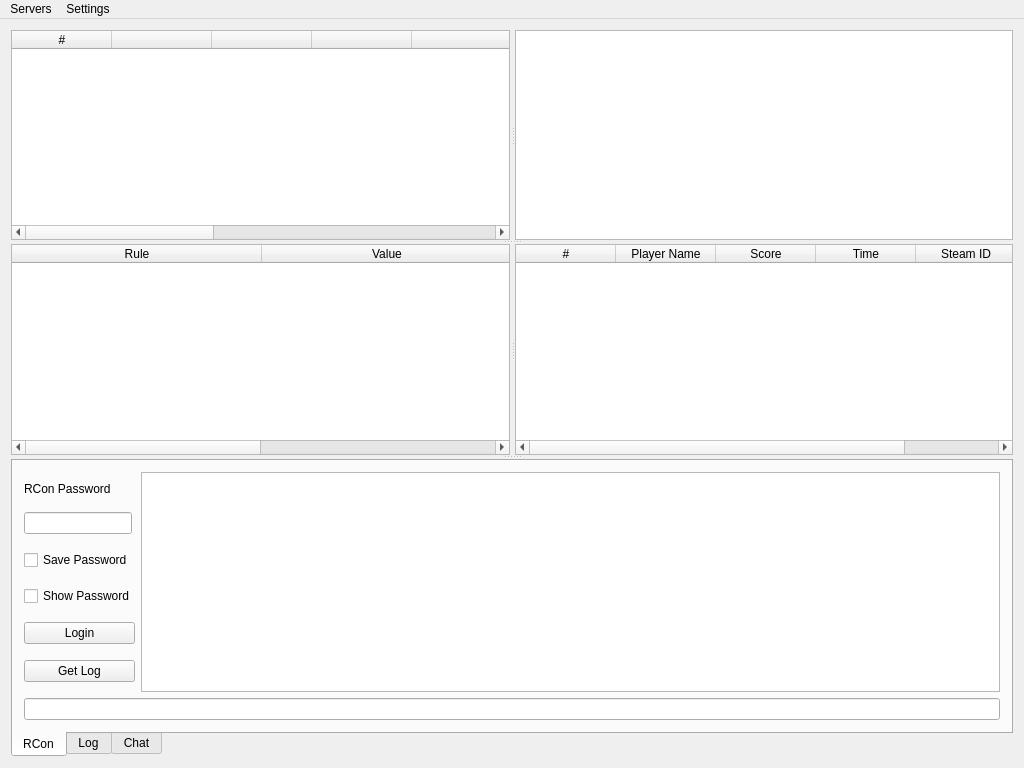
<?xml version="1.0" encoding="UTF-8"?>
<ui version="4.0">
 <class>MainWindow</class>
 <widget class="QMainWindow" name="MainWindow">
  <property name="windowModality">
   <enum>Qt::NonModal</enum>
  </property>
  <property name="geometry">
   <rect>
    <x>0</x>
    <y>0</y>
    <width>1024</width>
    <height>768</height>
   </rect>
  </property>
  <property name="minimumSize">
   <size>
    <width>1024</width>
    <height>768</height>
   </size>
  </property>
  <property name="windowTitle">
   <string>MainWindow</string>
  </property>
  <property name="toolButtonStyle">
   <enum>Qt::ToolButtonIconOnly</enum>
  </property>
  <widget class="QWidget" name="centralWidget">
   <layout class="QGridLayout" name="gridLayout_4">
    <item row="0" column="0">
     <widget class="QSplitter" name="splitter">
      <property name="orientation">
       <enum>Qt::Vertical</enum>
      </property>
      <widget class="QSplitter" name="browserSplitter">
       <property name="sizePolicy">
        <sizepolicy hsizetype="Expanding" vsizetype="Preferred">
         <horstretch>0</horstretch>
         <verstretch>0</verstretch>
        </sizepolicy>
       </property>
       <property name="frameShape">
        <enum>QFrame::NoFrame</enum>
       </property>
       <property name="frameShadow">
        <enum>QFrame::Plain</enum>
       </property>
       <property name="orientation">
        <enum>Qt::Horizontal</enum>
       </property>
       <property name="handleWidth">
        <number>5</number>
       </property>
       <widget class="QTableWidget" name="browserTable">
        <property name="enabled">
         <bool>true</bool>
        </property>
        <property name="contextMenuPolicy">
         <enum>Qt::CustomContextMenu</enum>
        </property>
        <property name="layoutDirection">
         <enum>Qt::LeftToRight</enum>
        </property>
        <property name="frameShape">
         <enum>QFrame::StyledPanel</enum>
        </property>
        <property name="frameShadow">
         <enum>QFrame::Sunken</enum>
        </property>
        <property name="editTriggers">
         <set>QAbstractItemView::NoEditTriggers</set>
        </property>
        <property name="showDropIndicator" stdset="0">
         <bool>false</bool>
        </property>
        <property name="dragEnabled">
         <bool>false</bool>
        </property>
        <property name="dragDropOverwriteMode">
         <bool>false</bool>
        </property>
        <property name="dragDropMode">
         <enum>QAbstractItemView::NoDragDrop</enum>
        </property>
        <property name="defaultDropAction">
         <enum>Qt::IgnoreAction</enum>
        </property>
        <property name="alternatingRowColors">
         <bool>false</bool>
        </property>
        <property name="selectionMode">
         <enum>QAbstractItemView::ExtendedSelection</enum>
        </property>
        <property name="selectionBehavior">
         <enum>QAbstractItemView::SelectRows</enum>
        </property>
        <property name="iconSize">
         <size>
          <width>0</width>
          <height>0</height>
         </size>
        </property>
        <property name="showGrid">
         <bool>false</bool>
        </property>
        <property name="sortingEnabled">
         <bool>true</bool>
        </property>
        <property name="wordWrap">
         <bool>false</bool>
        </property>
        <property name="columnCount">
         <number>10</number>
        </property>
        <attribute name="horizontalHeaderHighlightSections">
         <bool>false</bool>
        </attribute>
        <attribute name="horizontalHeaderStretchLastSection">
         <bool>false</bool>
        </attribute>
        <attribute name="verticalHeaderVisible">
         <bool>false</bool>
        </attribute>
        <attribute name="verticalHeaderDefaultSectionSize">
         <number>20</number>
        </attribute>
        <attribute name="verticalHeaderHighlightSections">
         <bool>false</bool>
        </attribute>
        <attribute name="verticalHeaderMinimumSectionSize">
         <number>20</number>
        </attribute>
        <column>
         <property name="text">
          <string>#</string>
         </property>
        </column>
        <column>
         <property name="text">
          <string/>
         </property>
        </column>
        <column>
         <property name="text">
          <string/>
         </property>
        </column>
        <column>
         <property name="text">
          <string/>
         </property>
        </column>
        <column>
         <property name="text">
          <string/>
         </property>
        </column>
        <column>
         <property name="text">
          <string>Server</string>
         </property>
        </column>
        <column>
         <property name="text">
          <string>Map</string>
         </property>
        </column>
        <column>
         <property name="text">
          <string>Players</string>
         </property>
        </column>
        <column>
         <property name="text">
          <string>Ping</string>
         </property>
        </column>
        <column>
         <property name="text">
          <string>Group</string>
         </property>
        </column>
       </widget>
       <widget class="QTableWidget" name="infoTable">
        <property name="enabled">
         <bool>true</bool>
        </property>
        <property name="sizePolicy">
         <sizepolicy hsizetype="Expanding" vsizetype="Expanding">
          <horstretch>0</horstretch>
          <verstretch>0</verstretch>
         </sizepolicy>
        </property>
        <property name="focusPolicy">
         <enum>Qt::StrongFocus</enum>
        </property>
        <property name="layoutDirection">
         <enum>Qt::LeftToRight</enum>
        </property>
        <property name="editTriggers">
         <set>QAbstractItemView::NoEditTriggers</set>
        </property>
        <property name="showDropIndicator" stdset="0">
         <bool>false</bool>
        </property>
        <property name="dragDropOverwriteMode">
         <bool>false</bool>
        </property>
        <property name="alternatingRowColors">
         <bool>true</bool>
        </property>
        <property name="selectionMode">
         <enum>QAbstractItemView::ContiguousSelection</enum>
        </property>
        <property name="selectionBehavior">
         <enum>QAbstractItemView::SelectRows</enum>
        </property>
        <property name="showGrid">
         <bool>false</bool>
        </property>
        <attribute name="horizontalHeaderVisible">
         <bool>false</bool>
        </attribute>
        <attribute name="horizontalHeaderShowSortIndicator" stdset="0">
         <bool>false</bool>
        </attribute>
        <attribute name="horizontalHeaderStretchLastSection">
         <bool>true</bool>
        </attribute>
        <attribute name="verticalHeaderVisible">
         <bool>false</bool>
        </attribute>
        <attribute name="verticalHeaderDefaultSectionSize">
         <number>25</number>
        </attribute>
        <column>
         <property name="text">
          <string>New Column</string>
         </property>
        </column>
        <column>
         <property name="text">
          <string>Value</string>
         </property>
        </column>
       </widget>
      </widget>
      <widget class="QSplitter" name="rulesSplitter">
       <property name="baseSize">
        <size>
         <width>0</width>
         <height>250</height>
        </size>
       </property>
       <property name="orientation">
        <enum>Qt::Horizontal</enum>
       </property>
       <property name="handleWidth">
        <number>5</number>
       </property>
       <widget class="QTableWidget" name="rulesTable">
        <property name="editTriggers">
         <set>QAbstractItemView::NoEditTriggers</set>
        </property>
        <property name="showDropIndicator" stdset="0">
         <bool>false</bool>
        </property>
        <property name="dragDropOverwriteMode">
         <bool>false</bool>
        </property>
        <property name="selectionMode">
         <enum>QAbstractItemView::ContiguousSelection</enum>
        </property>
        <property name="selectionBehavior">
         <enum>QAbstractItemView::SelectRows</enum>
        </property>
        <property name="showGrid">
         <bool>false</bool>
        </property>
        <property name="sortingEnabled">
         <bool>true</bool>
        </property>
        <property name="wordWrap">
         <bool>false</bool>
        </property>
        <attribute name="horizontalHeaderDefaultSectionSize">
         <number>250</number>
        </attribute>
        <attribute name="horizontalHeaderHighlightSections">
         <bool>false</bool>
        </attribute>
        <attribute name="verticalHeaderVisible">
         <bool>false</bool>
        </attribute>
        <attribute name="verticalHeaderDefaultSectionSize">
         <number>20</number>
        </attribute>
        <attribute name="verticalHeaderHighlightSections">
         <bool>false</bool>
        </attribute>
        <attribute name="verticalHeaderMinimumSectionSize">
         <number>20</number>
        </attribute>
        <column>
         <property name="text">
          <string>Rule</string>
         </property>
        </column>
        <column>
         <property name="text">
          <string>Value</string>
         </property>
        </column>
       </widget>
       <widget class="QTableWidget" name="playerTable">
        <property name="minimumSize">
         <size>
          <width>100</width>
          <height>100</height>
         </size>
        </property>
        <property name="baseSize">
         <size>
          <width>0</width>
          <height>0</height>
         </size>
        </property>
        <property name="contextMenuPolicy">
         <enum>Qt::CustomContextMenu</enum>
        </property>
        <property name="editTriggers">
         <set>QAbstractItemView::NoEditTriggers</set>
        </property>
        <property name="showDropIndicator" stdset="0">
         <bool>false</bool>
        </property>
        <property name="dragDropOverwriteMode">
         <bool>false</bool>
        </property>
        <property name="alternatingRowColors">
         <bool>false</bool>
        </property>
        <property name="selectionMode">
         <enum>QAbstractItemView::ContiguousSelection</enum>
        </property>
        <property name="selectionBehavior">
         <enum>QAbstractItemView::SelectRows</enum>
        </property>
        <property name="showGrid">
         <bool>false</bool>
        </property>
        <property name="sortingEnabled">
         <bool>true</bool>
        </property>
        <property name="wordWrap">
         <bool>false</bool>
        </property>
        <property name="columnCount">
         <number>5</number>
        </property>
        <attribute name="horizontalHeaderHighlightSections">
         <bool>false</bool>
        </attribute>
        <attribute name="horizontalHeaderStretchLastSection">
         <bool>false</bool>
        </attribute>
        <attribute name="verticalHeaderVisible">
         <bool>false</bool>
        </attribute>
        <attribute name="verticalHeaderDefaultSectionSize">
         <number>20</number>
        </attribute>
        <attribute name="verticalHeaderHighlightSections">
         <bool>false</bool>
        </attribute>
        <attribute name="verticalHeaderMinimumSectionSize">
         <number>20</number>
        </attribute>
        <column>
         <property name="text">
          <string>#</string>
         </property>
        </column>
        <column>
         <property name="text">
          <string>Player Name</string>
         </property>
        </column>
        <column>
         <property name="text">
          <string>Score</string>
         </property>
        </column>
        <column>
         <property name="text">
          <string>Time</string>
         </property>
        </column>
        <column>
         <property name="text">
          <string>Steam ID</string>
         </property>
        </column>
       </widget>
      </widget>
      <widget class="QTabWidget" name="tabWidget">
       <property name="enabled">
        <bool>true</bool>
       </property>
       <property name="tabPosition">
        <enum>QTabWidget::South</enum>
       </property>
       <property name="currentIndex">
        <number>0</number>
       </property>
       <widget class="QWidget" name="rconTab">
        <property name="enabled">
         <bool>true</bool>
        </property>
        <attribute name="title">
         <string>RCon</string>
        </attribute>
        <layout class="QGridLayout" name="gridLayout_2">
         <item row="0" column="0">
          <layout class="QVBoxLayout" name="rconLayout">
           <item>
            <layout class="QHBoxLayout" name="rconTopLayout">
             <item>
              <layout class="QVBoxLayout" name="rconLeft">
               <item>
                <widget class="QLabel" name="rconLabel">
                 <property name="enabled">
                  <bool>true</bool>
                 </property>
                 <property name="sizePolicy">
                  <sizepolicy hsizetype="Fixed" vsizetype="Fixed">
                   <horstretch>0</horstretch>
                   <verstretch>0</verstretch>
                  </sizepolicy>
                 </property>
                 <property name="baseSize">
                  <size>
                   <width>300</width>
                   <height>20</height>
                  </size>
                 </property>
                 <property name="text">
                  <string>RCon Password</string>
                 </property>
                </widget>
               </item>
               <item>
                <widget class="QLineEdit" name="rconPassword">
                 <property name="enabled">
                  <bool>true</bool>
                 </property>
                 <property name="sizePolicy">
                  <sizepolicy hsizetype="Fixed" vsizetype="Fixed">
                   <horstretch>0</horstretch>
                   <verstretch>0</verstretch>
                  </sizepolicy>
                 </property>
                 <property name="baseSize">
                  <size>
                   <width>300</width>
                   <height>20</height>
                  </size>
                 </property>
                 <property name="echoMode">
                  <enum>QLineEdit::Password</enum>
                 </property>
                </widget>
               </item>
               <item>
                <widget class="QCheckBox" name="rconSave">
                 <property name="enabled">
                  <bool>true</bool>
                 </property>
                 <property name="sizePolicy">
                  <sizepolicy hsizetype="Fixed" vsizetype="Fixed">
                   <horstretch>0</horstretch>
                   <verstretch>0</verstretch>
                  </sizepolicy>
                 </property>
                 <property name="text">
                  <string>Save Password</string>
                 </property>
                </widget>
               </item>
               <item>
                <widget class="QCheckBox" name="rconShow">
                 <property name="text">
                  <string>Show Password</string>
                 </property>
                </widget>
               </item>
               <item>
                <widget class="QPushButton" name="rconLogin">
                 <property name="enabled">
                  <bool>true</bool>
                 </property>
                 <property name="text">
                  <string>Login</string>
                 </property>
                </widget>
               </item>
               <item>
                <widget class="QPushButton" name="logGetLog">
                 <property name="text">
                  <string>Get Log</string>
                 </property>
                </widget>
               </item>
              </layout>
             </item>
             <item>
              <widget class="QPlainTextEdit" name="commandOutput">
               <property name="enabled">
                <bool>true</bool>
               </property>
               <property name="undoRedoEnabled">
                <bool>false</bool>
               </property>
               <property name="readOnly">
                <bool>true</bool>
               </property>
              </widget>
             </item>
            </layout>
           </item>
          </layout>
         </item>
         <item row="1" column="0">
          <widget class="QLineEdit" name="commandText">
           <property name="enabled">
            <bool>true</bool>
           </property>
          </widget>
         </item>
        </layout>
       </widget>
       <widget class="QWidget" name="logTab">
        <attribute name="title">
         <string>Log</string>
        </attribute>
        <layout class="QGridLayout" name="gridLayout_3">
         <item row="0" column="0">
          <widget class="QPlainTextEdit" name="logOutput">
           <property name="enabled">
            <bool>true</bool>
           </property>
           <property name="undoRedoEnabled">
            <bool>false</bool>
           </property>
           <property name="readOnly">
            <bool>true</bool>
           </property>
          </widget>
         </item>
        </layout>
       </widget>
       <widget class="QWidget" name="chatTab">
        <attribute name="title">
         <string>Chat</string>
        </attribute>
        <layout class="QGridLayout" name="gridLayout">
         <item row="1" column="0">
          <widget class="QLineEdit" name="sendChat"/>
         </item>
         <item row="0" column="0">
          <widget class="QTextEdit" name="chatOutput"/>
         </item>
        </layout>
       </widget>
      </widget>
     </widget>
    </item>
   </layout>
  </widget>
  <widget class="QMenuBar" name="menuBar">
   <property name="enabled">
    <bool>true</bool>
   </property>
   <property name="geometry">
    <rect>
     <x>0</x>
     <y>0</y>
     <width>1024</width>
     <height>21</height>
    </rect>
   </property>
   <property name="defaultUp">
    <bool>false</bool>
   </property>
   <property name="nativeMenuBar">
    <bool>true</bool>
   </property>
   <widget class="QMenu" name="menuFile">
    <property name="enabled">
     <bool>true</bool>
    </property>
    <property name="title">
     <string>Servers</string>
    </property>
    <addaction name="actionAdd_Server"/>
    <addaction name="actionBatch_Add_Servers"/>
   </widget>
   <widget class="QMenu" name="menuSettings">
    <property name="title">
     <string>Settings</string>
    </property>
    <addaction name="actionDark_Theme"/>
    <addaction name="actionSet_Log_Port"/>
    <addaction name="actionSet_Query_Retries"/>
    <addaction name="actionSet_Query_Interval"/>
    <addaction name="separator"/>
    <addaction name="actionSet_Update_URL"/>
    <addaction name="actionCheck_Updates"/>
    <addaction name="actionAbout"/>
   </widget>
   <addaction name="menuFile"/>
   <addaction name="menuSettings"/>
  </widget>
  <action name="actionAdd_Server">
   <property name="checkable">
    <bool>false</bool>
   </property>
   <property name="text">
    <string>Add Server</string>
   </property>
  </action>
  <action name="actionBatch_Add_Servers">
   <property name="text">
    <string>Batch Add Servers</string>
   </property>
  </action>
  <action name="actionDark_Theme">
   <property name="checkable">
    <bool>true</bool>
   </property>
   <property name="text">
    <string>Dark Theme</string>
   </property>
   <property name="iconVisibleInMenu">
    <bool>true</bool>
   </property>
  </action>
  <action name="actionSet_Log_Port">
   <property name="text">
    <string>Set Log Port</string>
   </property>
  </action>
  <action name="actionSet_Query_Retries">
   <property name="text">
    <string>Set Query Retries</string>
   </property>
  </action>
  <action name="actionSet_Query_Interval">
   <property name="text">
    <string>Set Query Interval</string>
   </property>
  </action>
  <action name="actionSet_Update_URL">
   <property name="text">
    <string>Set Update URL</string>
   </property>
  </action>
  <action name="actionCheck_Updates">
   <property name="text">
    <string>Check for Updates...</string>
   </property>
  </action>
  <action name="actionAbout">
   <property name="text">
    <string>About</string>
   </property>
  </action>
 </widget>
 <layoutdefault spacing="6" margin="11"/>
 <resources/>
 <connections/>
</ui>
